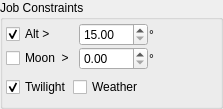
      <widget class="QGroupBox" name="contraintsGroup">
       <property name="title">
        <string>Job Constraints</string>
       </property>
       <layout class="QVBoxLayout" name="verticalLayout_7">
        <property name="spacing">
         <number>1</number>
        </property>
        <property name="leftMargin">
         <number>3</number>
        </property>
        <property name="topMargin">
         <number>3</number>
        </property>
        <property name="rightMargin">
         <number>3</number>
        </property>
        <property name="bottomMargin">
         <number>3</number>
        </property>
        <item>
         <layout class="QGridLayout" name="gridLayout">
          <property name="spacing">
           <number>1</number>
          </property>
          <item row="0" column="0">
           <widget class="QCheckBox" name="altConstraintCheck">
            <property name="toolTip">
             <string>The object's altitude must remain equal or higher than the given value.</string>
            </property>
            <property name="text">
             <string>Alt &gt; </string>
            </property>
            <property name="checked">
             <bool>true</bool>
            </property>
            <attribute name="buttonGroup">
             <string notr="true">constraintButtonGroup</string>
            </attribute>
           </widget>
          </item>
          <item row="0" column="1">
           <widget class="QDoubleSpinBox" name="minAltitude">
            <property name="minimum">
             <double>15.000000000000000</double>
            </property>
            <property name="maximum">
             <double>89.900000000000006</double>
            </property>
           </widget>
          </item>
          <item row="0" column="2">
           <widget class="QLabel" name="label_10">
            <property name="text">
             <string>°</string>
            </property>
           </widget>
          </item>
          <item row="1" column="0">
           <widget class="QCheckBox" name="moonSeparationCheck">
            <property name="toolTip">
             <string>The moon separation must remain equal to or higher than the given value.</string>
            </property>
            <property name="text">
             <string>Moon  &gt; </string>
            </property>
            <attribute name="buttonGroup">
             <string notr="true">constraintButtonGroup</string>
            </attribute>
           </widget>
          </item>
          <item row="1" column="1">
           <widget class="QDoubleSpinBox" name="minMoonSeparation">
            <property name="maximum">
             <double>180.000000000000000</double>
            </property>
            <property name="singleStep">
             <double>10.000000000000000</double>
            </property>
           </widget>
          </item>
          <item row="1" column="2">
           <widget class="QLabel" name="label_11">
            <property name="text">
             <string>°</string>
            </property>
           </widget>
          </item>
         </layout>
        </item>
        <item>
         <layout class="QHBoxLayout" name="horizontalLayout_6">
          <property name="spacing">
           <number>1</number>
          </property>
          <item>
           <widget class="QCheckBox" name="twilightCheck">
            <property name="toolTip">
             <string>Jobs are only executed during astronomical twilight darkness period.</string>
            </property>
            <property name="text">
             <string>Twilight</string>
            </property>
            <property name="checked">
             <bool>true</bool>
            </property>
            <attribute name="buttonGroup">
             <string notr="true">constraintButtonGroup</string>
            </attribute>
           </widget>
          </item>
          <item>
           <widget class="QCheckBox" name="weatherCheck">
            <property name="toolTip">
             <string>&lt;html&gt;&lt;head/&gt;&lt;body&gt;&lt;p&gt;Weather conditions must remain safe. When weather conditions become dangerous, shutdown procedure is initiated.&lt;/p&gt;&lt;/body&gt;&lt;/html&gt;</string>
            </property>
            <property name="text">
             <string>Weather</string>
            </property>
            <attribute name="buttonGroup">
             <string notr="true">constraintButtonGroup</string>
            </attribute>
           </widget>
          </item>
          <item>
           <widget class="QLabel" name="weatherLabel">
            <property name="minimumSize">
             <size>
              <width>32</width>
              <height>32</height>
             </size>
            </property>
            <property name="maximumSize">
             <size>
              <width>32</width>
              <height>32</height>
             </size>
            </property>
            <property name="text">
             <string/>
            </property>
           </widget>
          </item>
          <item>
           <spacer name="horizontalSpacer_5">
            <property name="orientation">
             <enum>Qt::Horizontal</enum>
            </property>
            <property name="sizeHint" stdset="0">
             <size>
              <width>40</width>
              <height>20</height>
             </size>
            </property>
           </spacer>
          </item>
         </layout>
        </item>
       </layout>
      </widget>
